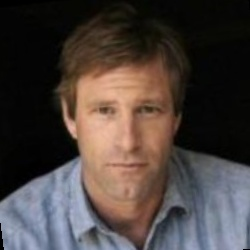
#> input picture employeeFoto/Aaron Eckhart.jpg, 250 x 250 px; its folder holds only this picture in this run
$ jupyter execute --allow-errors 'Make Signature Haar.ipynb'
#> lines starting #> are read from the running program, lines starting #| are printed output that depends on the picture
#> further down, gbr1 is the input picture: shape (250, 250, 3); mean B, G, R 61.6, 65, 74.5
#> `wajah = HaarCascade.detectMultiScale(gbr1,1.1,4)`: wajah = [[65, 63, 123, 123]]
#> `x1, y1, width, height = wajah[0]`: x1 = 65; y1 = 63; width = 123
#> `x2, y2 = x1 + width, y1 + height`: x2 = 188; y2 = 186
#> `face = gbr_array[y1:y2, x1:x2]`:
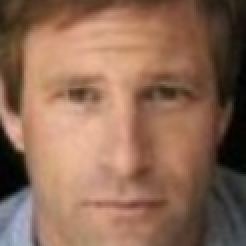
#> face: shape (123, 123, 3) (shown 2 times larger); mean R, G, B 142.3, 106.1, 85.4
[cell 1]
import os
from os import listdir
from PIL import Image
from numpy import asarray
from numpy import expand_dims
from keras_facenet import FaceNet
import pickle
import cv2

[cell 2]
HaarCascade = cv2.CascadeClassifier(cv2.samples.findFile(cv2.data.haarcascades + 'haarcascade_frontalface_default.xml'))
#> (the rest of this cell did not finish here and is left out)

[cell 3]
folder='../employeeFoto/'
database = {}

#> (the rest of this cell did not finish here and is left out)


$ run again, on employeeFoto/Aaron Guiel.jpg
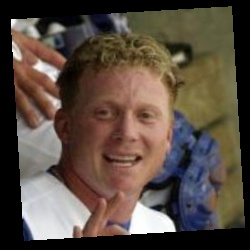
#> input picture employeeFoto/Aaron Guiel.jpg, 250 x 250 px
#> gbr1 is the input picture: shape (250, 250, 3); mean B, G, R 66.2, 76.4, 89.6
#> wajah = [[78, 75, 100, 100]]
#> x1 = 78; y1 = 75; width = 100
#> x2 = 178; y2 = 175
#> `face = gbr_array[y1:y2, x1:x2]`:
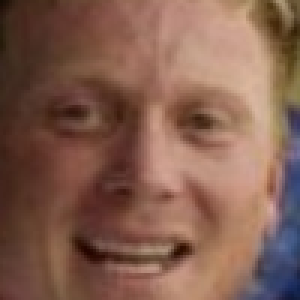
#> face: shape (100, 100, 3) (shown 3 times larger); mean R, G, B 131.4, 94.4, 79.3

$ run again, on employeeFoto/Aaron Patterson.jpg
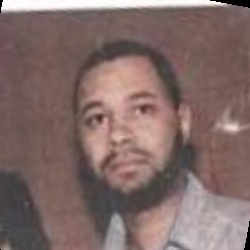
#> input picture employeeFoto/Aaron Patterson.jpg, 250 x 250 px
#> gbr1 is the input picture: shape (250, 250, 3); mean B, G, R 103.7, 106.9, 129.7
#> wajah = [[61, 66, 122, 122]]
#> x1 = 61; y1 = 66; width = 122
#> x2 = 183; y2 = 188
#> `face = gbr_array[y1:y2, x1:x2]`:
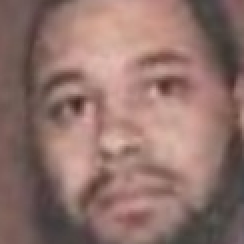
#> face: shape (122, 122, 3) (shown 2 times larger); mean R, G, B 144.8, 114.2, 107.4

$ run again, on employeeFoto/Dasha Taran.jpeg
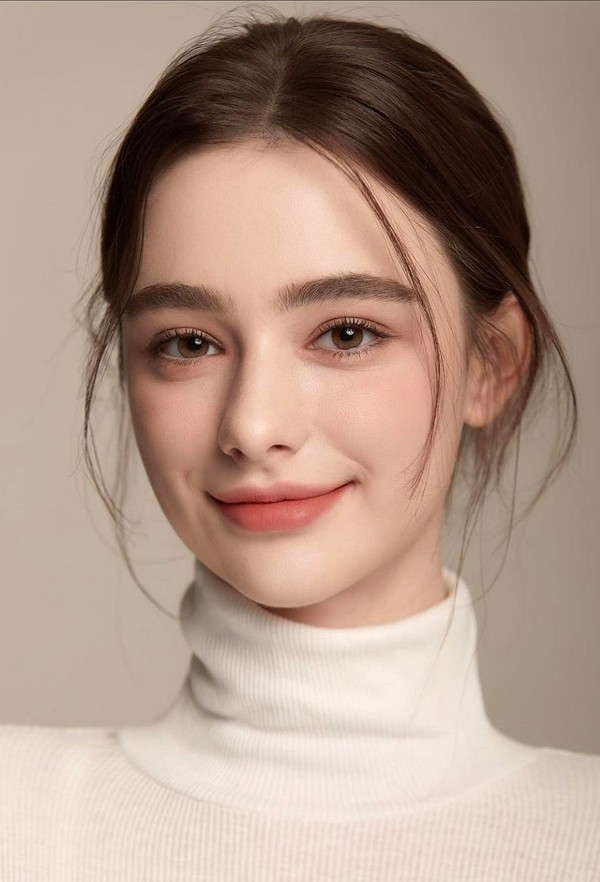
#> input picture employeeFoto/Dasha Taran.jpeg, 600 x 882 px
#> gbr1 is the input picture: shape (882, 600, 3); mean B, G, R 138.1, 153.2, 178.3
#> wajah = [[60, 172, 430, 430]]
#> x1 = 60; y1 = 172; width = 430
#> x2 = 490; y2 = 602
#> `face = gbr_array[y1:y2, x1:x2]`:
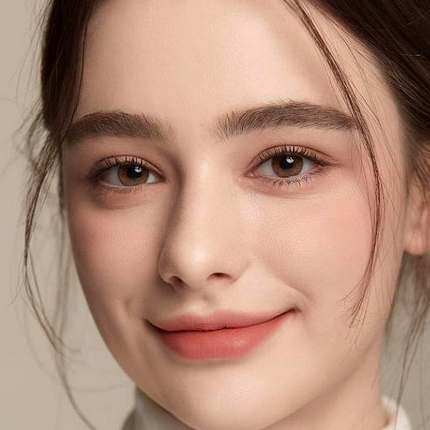
#> face: shape (430, 430, 3); mean R, G, B 178, 140.1, 121.4
